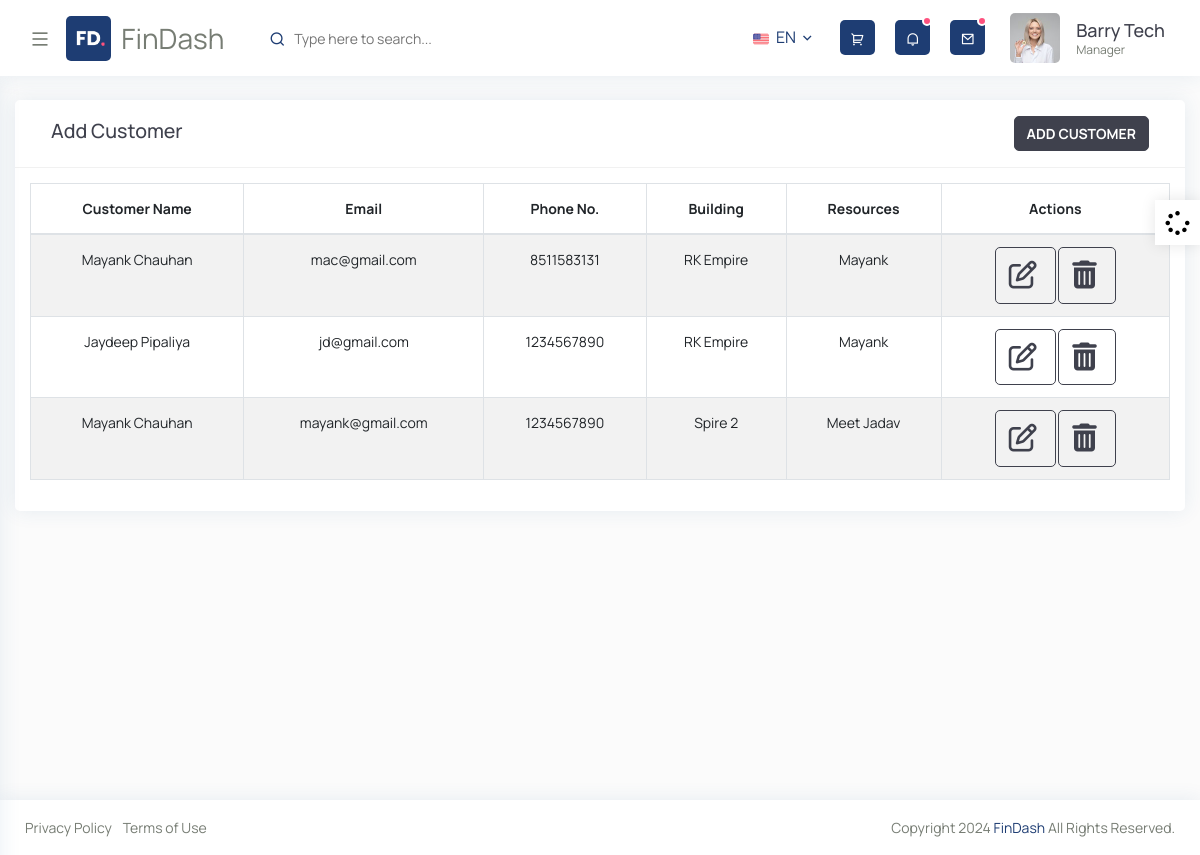
/customer_list, run on an earlier commit of the app's database.
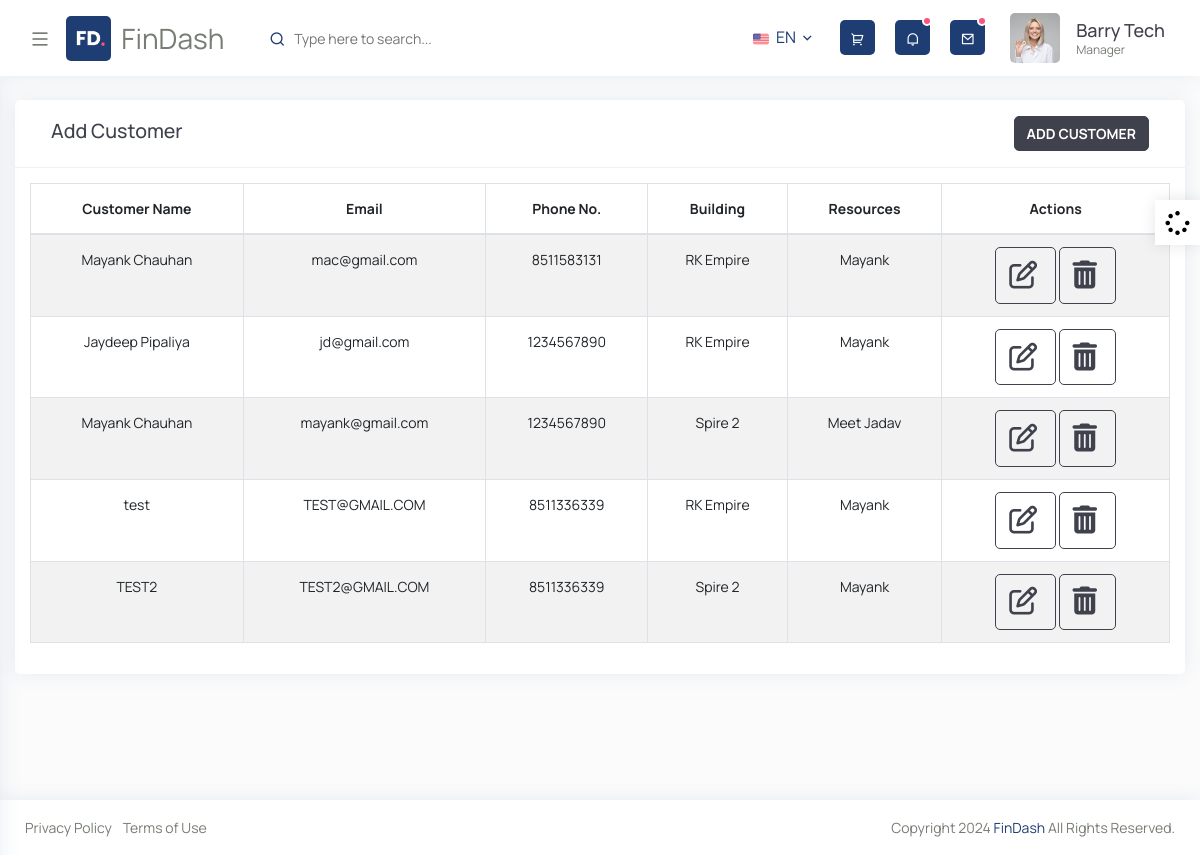
And on a later commit of the database.
### dashboard/models.py (models this page shows, shortened)
class Customer(models.Model):
    customer_name = models.CharField(max_length=255, blank = True, null = True)
    email = models.EmailField(blank = True, null = True)
    phone_no = models.CharField(max_length=15, blank = True, null = True)
    building = models.ForeignKey(Building, on_delete=models.CASCADE)
    resources = models.ForeignKey(People, on_delete=models.CASCADE)

class Building(models.Model):
    building_name = models.CharField(max_length=255, blank = True, null = True)
    office_no = models.CharField(max_length = 255, blank = True, null = True)
    location = models.CharField(max_length = 255, blank = True, null = True)
    address = models.CharField(max_length= 255, blank = True, null = True)
    def __str__(self):
        return self.building_name

class People(models.Model):
    PERSON_TYPE_CHOICES = [
        ('electrician', 'Electrician'),
        ('mishtry', 'Mishtry'),
        ('color_work', 'Color Work'),
    ]
    people_name = models.CharField(max_length = 255, blank = True, null = True)
    mobile_no = models.CharField(max_length = 255, blank = True, null = True)
    people_type = models.CharField(max_length=255, blank= True, null = True, choices=PERSON_TYPE_CHOICES)
    def __str__(self):
        return self.people_name

### dashboard/views.py (the view)
# urls.py: path('customer_list', views.customer_list, name='customer_list'),
def customer_list(request):
    all_customer = Customer.objects.all()
    context = {
        'parent' : 'Customer',
        'segment' : 'customer_list',
        'customers_data': all_customer
    }
    return render(request, 'dashboard/list_customers.html', context=context)

### templates/dashboard/list_customers.html (shortened to what this page needs)
{% extends 'layouts/base.html' %}
{% load static %}
{% block extrahead %}
<link rel="stylesheet" href="path/to/font-awesome/css/font-awesome.min.css">
<link rel="stylesheet" href="https://cdn.datatables.net/2.0.0/css/dataTables.dataTables.css" />
{% endblock extrahead %}
{% block content %}
 <div id="content-page" class="content-page">
   <div class="container-fluid">
      <div class="row">
         <div class="col-sm-12">
            <div class="iq-card">
               <div class="iq-card-header">
                  <div class="iq-header-title d-flex justify-content-between p-3">
                     <h4 class="card-title">Add Customer</h4>
                     <a href="{% url 'add_customer' %}" class="btn btn-dark bg-gradient-primary font-weight-bold">
                        ADD CUSTOMER
                     </a>
                  </div>
               </div>
               <div class="iq-card-body">
                  <div class="table-responsive">
                     <table id="datatable" class="table table-striped table-bordered" >
                        <thead>
                           <tr >
                              <th class="text-center">Customer Name</th>
                              <th class="text-center">Email</th>
                              <th class="text-center">Phone No.</th>
                              <th class="text-center">Building</th>
                              <th class="text-center">Resources</th>
                              <th class="text-center">Actions</th>
                           </tr>
                        </thead>
                        <tbody>
                           {% for c in customers_data %}
                           <tr>
                              <td class="text-center">{{ c.customer_name }}</td>
                              <td class="text-center">{{ c.email }}</td>
                              <td class="text-center">{{ c.phone_no }}</td>
                              <td class="text-center">{{ c.building }}</td>
                              <td class="text-center">{{ c.resources }}</td>
                              <td class="text-center">
                                 <button class="btn btn-outline-dark" style="padding: 0.8rem 0.8rem;" onclick="editHospital({{ hospital.id }})">
                                    <i class="fa fa-edit fa-2x"></i>
                                 </button>
                                 <a href="#" class="btn btn-outline-dark" style="padding: 0.8rem 0.8rem;">
                                    <i class="fa fa-trash fa-2x"></i>
                                 </a>
                              </td>
                           </tr>
                           {% endfor %}
                        </tbody>
                     </table>
                  </div>
               </div>
            </div>
         </div>
      </div>
   </div>
</div>
{% endblock content %}

### templates/layouts/base.html (shortened to what this page needs)
{% load django_browser_reload %}
<!DOCTYPE html>
<html lang="en">
<head>
  {% include 'includes/head.html' %}
  {% block extrahead %} {% endblock extrahead %}
</head>
<body>
  <div class="wrapper">
    {% block header %}
    {% include 'includes/navigation_bar.html' %}
    {% endblock header %}
    {% block content %}{% endblock content %}
  </div>
  {% block footer %}
  {% include 'includes/footer.html' %}
  {% endblock footer %}
  {% block color_customise %}
  {% include 'includes/color_customise.html' %}
  {% endblock color_customise %}
</body>
</html>

### templates/includes/head.html (shortened to what this page needs)
{% load static %}
{% load django_browser_reload %}
<link rel="stylesheet" href="{% static 'css/bootstrap.min.css' %}">
<link rel="stylesheet" href="{% static 'css/typography.css' %}">
<link rel="stylesheet" href="{% static 'css/style.css' %}">
<link rel="stylesheet" href="{% static 'css/responsive.css' %}">
<link rel="stylesheet" href="{% static 'css/flatpickr.min.css' %}">
<link rel="stylesheet" href="path/to/font-awesome/css/font-awesome.min.css">

### templates/includes/navigation_bar.html (shortened to what this page needs)
{% load static %}
<div class="iq-top-navbar">
  <div class="iq-navbar-custom">
    <nav class="navbar navbar-expand-lg navbar-light p-0">
      <div class="iq-menu-bt d-flex align-items-center">
        <div class="wrapper-menu">
          <div class="main-circle"><i class="ri-menu-line"></i></div>
        </div>
        <div class="iq-navbar-logo d-flex justify-content-between ml-3">
          <a href="index.html" class="header-logo">
            <img src="{% static 'images/logos.png'%}" class="img-fluid rounded" alt="" />
            <span>FinDash</span>
          </a>
        </div>
      </div>
      <div class="iq-search-bar">
        <form action="#" class="searchbox">
          <input type="text" class="text search-input" placeholder="Type here to search..." />
          <a class="search-link" href="#"><i class="ri-search-line"></i></a>
        </form>
      </div>
      <div class="collapse navbar-collapse" id="navbarSupportedContent">
        <ul class="navbar-nav ml-auto navbar-list">
          <li class="nav-item">
            <a class="search-toggle iq-waves-effect language-title" href="#">
              <img src="{% static 'images/small/flag-01.png'%}" alt="img-flag" class="img-fluid mr-1" style="height: 16px; width: 16px" />
              EN
              <i class="ri-arrow-down-s-line"></i>
            </a>
          </li>
          <li class="nav-item nav-icon">
            <a href="#" class="iq-waves-effect bg-primary rounded"><i
                class="ri-shopping-cart-2-line"></i></a>
          </li>
          <li class="nav-item nav-icon">
            <a href="#" class="search-toggle iq-waves-effect bg-primary rounded">
              <i class="ri-notification-line"></i>
              <span class="bg-danger dots"></span>
            </a>
          </li>
          <li class="nav-item nav-icon dropdown">
            <a href="#" class="search-toggle iq-waves-effect bg-primary rounded">
              <i class="ri-mail-line"></i>
              <span class="bg-danger count-mail"></span>
            </a>
          </li>
        </ul>
      </div>
      <ul class="navbar-list">
        <li class="line-height">
          <a href="#" class="search-toggle iq-waves-effect d-flex align-items-center">
            <img src="{% static 'images/user/1.jpg'%}" class="img-fluid rounded mr-3" alt="user" />
            <div class="caption">
              <h6 class="mb-0 line-height">Barry Tech</h6>
              <p class="mb-0">Manager</p>
            </div>
          </a>
        </li>
      </ul>
    </nav>
  </div>
</div>

### templates/includes/footer.html (shortened to what this page needs)
  <footer class="iq-footer">
    <div class="container-fluid">
      <div class="row">
        <div class="col-lg-6">
          <ul class="list-inline mb-0">
            <li class="list-inline-item">
              <a href="privacy-policy.html">Privacy Policy</a>
            </li>
            <li class="list-inline-item">
              <a href="terms-of-service.html">Terms of Use</a>
            </li>
          </ul>
        </div>
        <div class="col-lg-6 text-right">
          Copyright
          <span id="copyright">
          </span>
          <a href="#">FinDash</a> All Rights Reserved.
        </div>
      </div>
    </div>
  </footer>

### templates/includes/color_customise.html (shortened to what this page needs)
<div class="iq-colorbox color-fix">
    <div class="buy-button">
      <a class="color-full" href="#"><i class="fa fa-spinner fa-spin"></i></a>
    </div>
  </div>

### templates/includes/scripts.html (shortened to what this page needs)
{% load static %}

### static/css/typography.css (style rules this page uses)
body { font-family: 'Manrope', sans-serif; font-weight: 400; font-style: normal; font-size: 14px; line-height: 1.8; padding: 0; margin: 0; color: var(--iq-body-text); background: var(--iq-body-bg); }
a, .btn { -webkit-transition: all 0.5s ease-out 0s; -moz-transition: all 0.5s ease-out 0s; -ms-transition: all 0.5s ease-out 0s; -o-transition: all 0.5s ease-out 0s; transition: all 0.5s ease-out 0s; }
a, button, input, btn { outline: medium none !important; }
a { color: var(--iq-primary); }
h1, h2, h3, h4, h5, h6 { font-family: 'Manrope', sans-serif; font-weight: 500; margin: 0px; line-height: 1.5; color: var(--iq-title-text); }
h4 { font-size: 1.400em; }
h6 { font-size: 1.0em; }
.rounded { border-radius: 5px!important; }
.bg-primary, .badge-primary { color: var(--iq-white); background: var(--iq-primary) !important; }
.bg-danger, .badge-danger { color: var(--iq-white); background: var(--iq-danger) !important; }
.line-height { line-height: normal !important; }
.iq-card { background: var(--iq-light-card); -webkit-border-radius: 5px; -moz-border-radius: 5px; border-radius: 5px; margin-bottom: 30px; border: none; -webkit-box-shadow: 0px 0px 20px 0px rgba(44, 101, 144, 0.1); box-shadow: 0px 0px 20px 0px rgba(44, 101, 144, 0.1); }
.iq-card-body { padding: 15px; }
.iq-card .iq-card-header { padding: 0 20px; min-height: 60px; -ms-flex-align: center !important; align-items: center !important; border-bottom: 1px solid var(--iq-border-light); }
.iq-card .iq-card-header .iq-header-title { display: inline-block; align-self: center !important; }
.iq-card .iq-card-header .iq-header-title .card-title { margin-bottom: 0; }
.btn { font-size: 14px; border-radius: 5px; }
.btn i { margin-right: 5px; }
.btn-dark { background-color: var(--iq-dark); border-color: var(--iq-dark); }
.btn-outline-dark { color: var(--iq-dark); border-color: var(--iq-dark); }

### static/css/responsive.css (style rules this page uses)
@media (max-width:1699px) { .iq-search-bar .searchbox { width: 350px; } }
@media (max-width:1299px) { .iq-top-navbar .iq-navbar-custom .iq-menu-bt { display: block; } }
@media (max-width:1299px) { .content-page, body.sidebar-main .content-page { margin-left: 0; padding: 100px 0 0; } }
@media (max-width:1299px) { .iq-top-navbar, body.sidebar-main .iq-top-navbar { width: auto; left: 0; right: 0; } }
@media (max-width:1299px) { .iq-footer, body.sidebar-main .iq-footer { padding: 15px 10px; margin-left: 0; width: 100%; } }
@media (max-width:1299px) { .iq-search-bar .searchbox { width: 100%; } }
@media (max-width:1299px) { .iq-navbar-logo { padding: 0; } }

### static/css/variable.css (style rules this page uses)
:root { --iq-title-text: #3f414d; --iq-body-text: #777d74; --iq-body-bg: #fbfbfb; --iq-primary: #1e3d73; --iq-secondary: #a09e9e; --iq-success: #65f9b3; --iq-warning: #ffbf43; --iq-danger: #fe517e; --iq-info: #9267ff; --iq-dark: #3f414d; --iq-light: #fafafb; --iq-white: #ffffff; --iq-black: #000000; --iq-light-primary: #e7ecee; --iq-light-secondary: #f1f2f1; --iq-light-success: #ecfff6; --iq-light-danger: #ffeeee; --iq-light-warning: #fefaee; --iq-light-info: #f4f0ff; --iq-light-dark: #f0efef; --iq-primary-hover: #1d335a; --iq-secondary-hover: #3948e8; --iq-success-hover: #8defc0; --iq-danger-hover: #ff6a6a; --iq-warning-hover: #fae837; --iq-info-hover: #fff1e0; --iq-dark-hover: #3948e8; --iq-border-light: #f1f1f1; --iq-light-card: #ffffff; --iq-primary-rgb: 100, 114, 248; --iq-color1: #1e3d73; --iq-color2: #02d871; --iq-color3: #309cf3; --iq-color4: #ff00ff; --iq-color5: #fb1f4c; --iq-color6: #00ced1; --iq-color7: #f35f3b; --iq-color8: #fde117; --iq-color9: #ff0000; --iq-color10: #88028c; --iq-color11: #00d5ab; --iq-color12: #ce9252; --iq-color13: #f9ae02; --iq-color14: #1e7fe4; --iq-color15: #006400; --iq-color16: #fa7c04; --iq-color17: #81bf02; --iq-color18: #99a7ca; --iq-color19: #3d2a26; --iq-color20: #a0746b; }

What changed in the data, as far as the page shows it:
added Customer: customer_name "test", email "TEST@GMAIL.COM", phone_no "8511336339", building "RK Empire", resources "Mayank"
added Customer: customer_name "TEST2", email "TEST2@GMAIL.COM", phone_no "8511336339", building "Spire 2", resources "Mayank"
